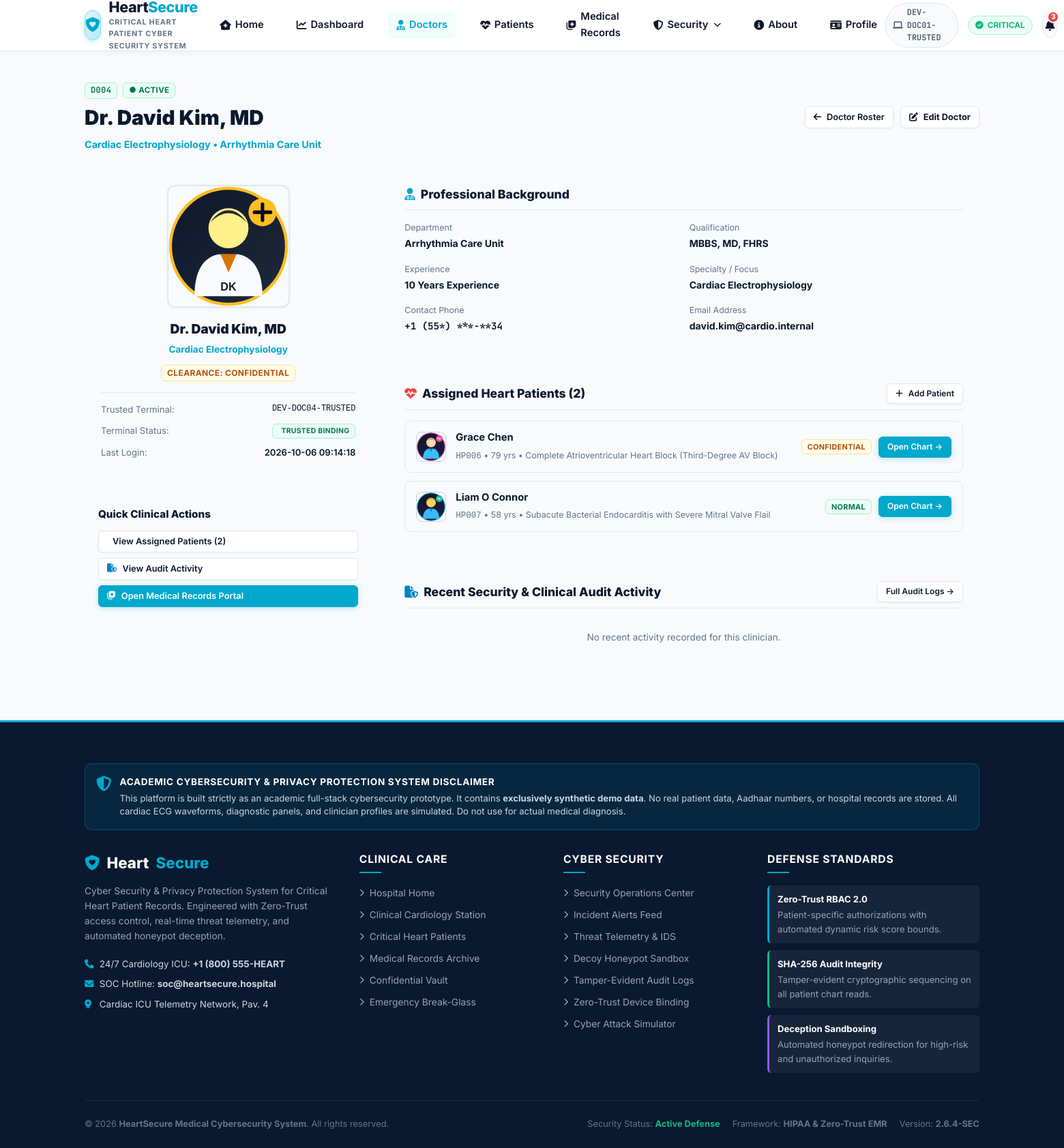
Before: /doctors/D004 with the older database file.
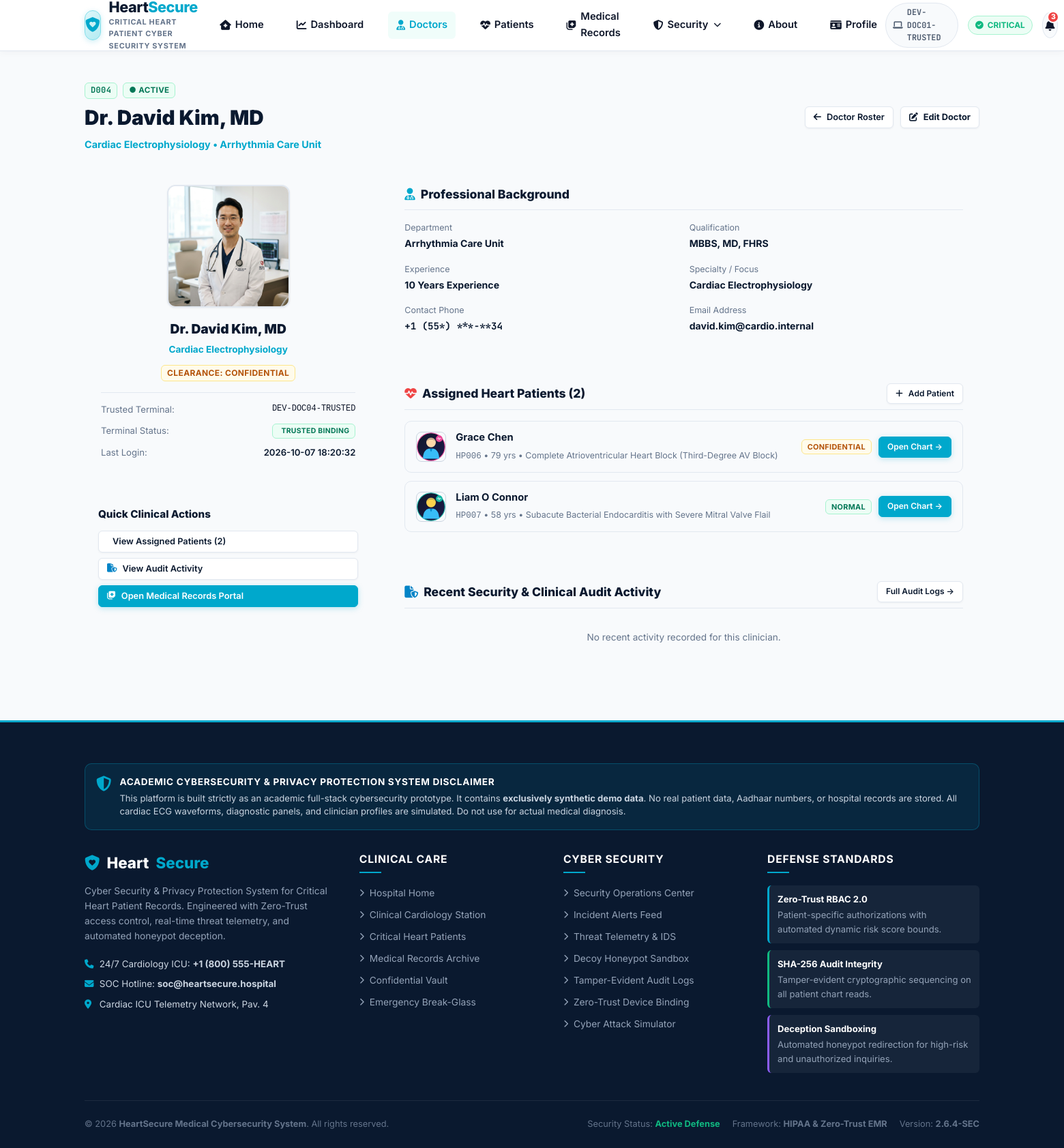
After: the same page with the newer database file.
### tables this page shows
CREATE TABLE device_status (
    id INTEGER PRIMARY KEY AUTOINCREMENT,
    device_id TEXT UNIQUE NOT NULL,
    user_id TEXT,
    device_name TEXT NOT NULL,
    device_status TEXT NOT NULL DEFAULT 'TRUSTED', -- 'TRUSTED', 'UNKNOWN'
    last_seen TIMESTAMP DEFAULT CURRENT_TIMESTAMP,
    risk_contribution INTEGER NOT NULL -- -5 for TRUSTED, +20 for UNKNOWN
);

CREATE TABLE doctors (
    id INTEGER PRIMARY KEY AUTOINCREMENT,
    doctor_id TEXT UNIQUE NOT NULL, -- e.g. 'D001', 'D002'
    user_id TEXT UNIQUE NOT NULL,
    name TEXT NOT NULL,
    profile_photo TEXT DEFAULT NULL,
    specialty TEXT NOT NULL,
    specialization TEXT,
    qualification TEXT DEFAULT 'MBBS, MD Cardiology',
    experience TEXT DEFAULT '8 Years',
    department TEXT NOT NULL,
    email TEXT,
    demo_phone TEXT DEFAULT '+1 (555) 019-2834',
    permission_level TEXT NOT NULL DEFAULT 'NORMAL', -- 'NORMAL', 'CONFIDENTIAL', 'HIGHLY_CONFIDENTIAL'
    trusted_device_id TEXT,
    status TEXT DEFAULT 'active', -- 'active', 'disabled'
    last_login TIMESTAMP DEFAULT CURRENT_TIMESTAMP,
    created_at TIMESTAMP DEFAULT CURRENT_TIMESTAMP,
    FOREIGN KEY(user_id) REFERENCES users(user_id) ON DELETE CASCADE
);

CREATE TABLE patients (
    id INTEGER PRIMARY KEY AUTOINCREMENT,
    patient_id TEXT UNIQUE NOT NULL, -- e.g. 'HP001', 'HP002'
    user_id TEXT DEFAULT NULL,
    name TEXT NOT NULL,
    profile_photo TEXT DEFAULT NULL,
    age INTEGER NOT NULL,
    blood_group TEXT NOT NULL,
    gender TEXT NOT NULL,
    assigned_doctor_id TEXT NOT NULL,
    heart_condition_category TEXT NOT NULL, -- 'STEMI', 'Ventricular Tachycardia', 'Heart Failure', etc.
    medical_history TEXT NOT NULL,
    ecg_report TEXT NOT NULL,
    echo_report TEXT NOT NULL,
    blood_test_report TEXT NOT NULL,
    current_prescriptions TEXT NOT NULL,
    email TEXT DEFAULT NULL,
    phone_number TEXT DEFAULT '+1 (555) 019-1001',
    emergency_contact TEXT NOT NULL,
    last_updated TIMESTAMP DEFAULT CURRENT_TIMESTAMP,
    record_sensitivity_level TEXT NOT NULL DEFAULT 'NORMAL', -- 'NORMAL', 'CONFIDENTIAL', 'HIGHLY_CONFIDENTIAL'
    vitals TEXT NOT NULL,
    status TEXT DEFAULT 'active', -- 'active', 'disabled'
    created_at TIMESTAMP DEFAULT CURRENT_TIMESTAMP,
    is_decoy INTEGER DEFAULT 0
);

### routes/cardioshield.py (the view)
@cardioshield_bp.route('/doctors/<doctor_id>')
def doctor_detail(doctor_id):
    doctor = UserModel.get_doctor_by_doctor_id(doctor_id)
    if not doctor:
        flash(f"Doctor {doctor_id} not found.", "danger")
        return redirect(url_for('cardioshield.doctor_list'))
    user = UserModel.get_by_user_id(session.get('user_id'))
    assigned_patients = PatientModel.get_assigned_to_doctor(doctor_id)
    recent_activity = AuditService.get_logs(limit=10, user_filter=doctor.get('user_id'))
    device_info = UserModel.get_device(f"DEV-{doctor_id}-STATION") or UserModel.get_device('DEV-DOC01-TRUSTED')
    return render_template(
        'doctor_detail.html',
        doctor=doctor,
        assigned_patients=assigned_patients,
        recent_activity=recent_activity,
        device=device_info,
        user=user
    )

### database/db.py (called while the page is built)
def get_db():
    try:
        if 'db' not in g:
            g.db = sqlite3.connect(DB_PATH, check_same_thread=False)
            g.db.row_factory = sqlite3.Row
            g.db.execute("PRAGMA foreign_keys = ON")
            ensure_schema(g.db)
        return g.db
    except RuntimeError:
        conn = sqlite3.connect(DB_PATH, check_same_thread=False)
        conn.row_factory = sqlite3.Row
        conn.execute("PRAGMA foreign_keys = ON")
        ensure_schema(conn)
        return conn

def query_db(query, args=(), one=False):
    conn = get_db()
    cur = conn.execute(query, args)
    rv = cur.fetchall()
    cur.close()
    return (dict(rv[0]) if rv else None) if one else [dict(r) for r in rv]

### models/patient.py (called while the page is built)
    @staticmethod
    def get_assigned_to_doctor(doctor_id):
        rows = query_db('''
            SELECT p.*
            FROM patients p
            JOIN doctor_patient_assignments a ON p.patient_id = a.patient_id
            WHERE a.doctor_id = ? AND a.status = 'ACTIVE'
            ORDER BY p.patient_id ASC
        ''', (doctor_id,))
        return [PatientModel._format(r) for r in rows]

### services/phone_service.py (called while the page is built)
    @staticmethod
    def get_supported_country_codes():
        return COUNTRY_CODES

### templates/doctor_detail.html (shortened to what the changed rows need)
{% extends "base.html" %}
{% block content %}
<div class="content-header" style="margin-bottom: 24px;">
    <div style="display: flex; justify-content: space-between; align-items: center; flex-wrap: wrap; gap: 14px;">
        <div>
            <div style="display: flex; align-items: center; gap: 8px; margin-bottom: 4px;">
                <span class="badge badge-low" style="font-family: var(--font-mono); font-size: 0.75rem; font-weight: 700;">
                    {{ doctor.doctor_id }}
                </span>
                <span class="badge {% if doctor.status == 'active' %}badge-low{% else %}badge-critical{% endif %}" style="font-size: 0.72rem;">
                    ● {{ doctor.status|upper }}
                </span>
            </div>
            <h1 style="font-size: 1.85rem; font-weight: 900; color: var(--navy-primary); margin: 0;">
                {{ doctor.name }}
            </h1>
            <p style="font-size: 0.9rem; color: var(--turquoise-primary); font-weight: 700; margin: 4px 0 0;">
                {{ doctor.specialization or doctor.specialty }} &bull; {{ doctor.department }}
            </p>
        </div>
    </div>
</div>
<div class="grid-3" style="gap: 24px; margin-bottom: 40px; align-items: flex-start;">
    <div>
        <div class="content-card" style="padding: 24px; text-align: center; margin-bottom: 24px;">
            <div style="width: 180px; height: 180px; margin: 0 auto 16px; border-radius: 12px; overflow: hidden; border: 2px solid #e2e8f0; background: #f8fafc; box-shadow: var(--shadow-sm);">
                <img src="{{ doctor_photo(doctor.profile_photo) }}" alt="{{ doctor.name }}" style="width: 100%; height: 100%; object-fit: cover; aspect-ratio: 1 / 1; display: block;">
            </div>
            <h3 style="font-size: 1.2rem; font-weight: 900; color: var(--navy-primary); margin-bottom: 4px;">{{ doctor.name }}</h3>
            <div style="font-size: 0.85rem; font-weight: 700; color: var(--turquoise-primary); margin-bottom: 12px;">{{ doctor.specialization or doctor.specialty }}</div>
            <div style="display: flex; justify-content: center; gap: 8px; margin-bottom: 16px;">
                <span class="badge {% if doctor.permission_level == 'HIGHLY_CONFIDENTIAL' %}badge-high{% elif doctor.permission_level == 'CONFIDENTIAL' %}badge-medium{% else %}badge-low{% endif %}">
                    Clearance: {{ doctor.permission_level }}
                </span>
            </div>
            <div style="border-top: 1px solid var(--border-light); padding-top: 14px; text-align: left; font-size: 0.82rem; display: flex; flex-direction: column; gap: 10px;">
                <div style="display: flex; justify-content: space-between;">
                    <span style="color: var(--text-muted);">Trusted Terminal:</span>
                    <code style="font-size: 0.75rem;">{{ doctor.trusted_device_id or 'DEV-DOC01-TRUSTED' }}</code>
                </div>
                <div style="display: flex; justify-content: space-between;">
                </div>
                <div style="display: flex; justify-content: space-between;">
                    <span style="color: var(--text-muted);">Last Login:</span>
                    <span style="color: var(--navy-primary); font-weight: 600;">{{ doctor.last_login or 'Active Session' }}</span>
                </div>
            </div>
        </div>
    </div>
    <div style="grid-column: span 2;">
        <div class="content-card" style="padding: 24px; margin-bottom: 24px;">
            <div style="display: grid; grid-template-columns: 1fr 1fr; gap: 16px; font-size: 0.88rem;">
                <div>
                    <span style="color: var(--text-muted); font-size: 0.78rem; display: block; margin-bottom: 2px;">Department</span>
                    <strong style="color: var(--navy-primary);">{{ doctor.department }}</strong>
                </div>
                <div>
                    <span style="color: var(--text-muted); font-size: 0.78rem; display: block; margin-bottom: 2px;">Qualification</span>
                    <strong style="color: var(--navy-primary);">{{ doctor.qualification or 'MBBS, MD Cardiology' }}</strong>
                </div>
                <div>
                    <span style="color: var(--text-muted); font-size: 0.78rem; display: block; margin-bottom: 2px;">Experience</span>
                    <strong style="color: var(--navy-primary);">{% if 'Experience' in (doctor.experience or '') %}{{ doctor.experience }}{% else %}{{ doctor.experience or '8 Years' }} Experience{% endif %}</strong>
                </div>
                <div>
                    <span style="color: var(--text-muted); font-size: 0.78rem; display: block; margin-bottom: 2px;">Specialty / Focus</span>
                    <strong style="color: var(--navy-primary);">{{ doctor.specialization or doctor.specialty }}</strong>
                </div>
                <div>
                    <span style="color: var(--text-muted); font-size: 0.78rem; display: block; margin-bottom: 2px;">Contact Phone</span>
                    <strong style="color: var(--navy-primary); font-family: var(--font-mono);">{{ mask_phone(doctor.demo_phone or '+15550192834') }}</strong>
                </div>
                <div>
                    <span style="color: var(--text-muted); font-size: 0.78rem; display: block; margin-bottom: 2px;">Email Address</span>
                    <strong style="color: var(--navy-primary);">{{ doctor.email or doctor.user_email }}</strong>
                </div>
            </div>
        </div>
        <div class="content-card" id="assigned-patients-section" style="padding: 24px; margin-bottom: 24px;">
            {% if assigned_patients %}
            <div style="display: flex; flex-direction: column; gap: 12px;">
                {% for pat in assigned_patients %}
                <div style="display: flex; justify-content: space-between; align-items: center; background: #f8fafc; border: 1px solid var(--border-light); border-radius: var(--radius-md); padding: 12px 16px;">
                    <div style="display: flex; align-items: center; gap: 14px;">
                        <img src="{{ patient_photo(pat.profile_photo) }}" alt="{{ pat.name }}" style="width: 44px; height: 44px; border-radius: 8px; object-fit: cover; aspect-ratio: 1/1; border: 1px solid #cbd5e1;">
                        <div>
                            <strong style="color: var(--navy-primary); font-size: 0.92rem; display: block;">{{ pat.name }}</strong>
                            <span style="font-size: 0.78rem; color: var(--text-muted);">
                                <code>{{ pat.patient_id }}</code> &bull; {{ pat.age }} yrs &bull; {{ pat.heart_condition_category }}
                            </span>
                        </div>
                    </div>
                    <div style="display: flex; align-items: center; gap: 10px;">
                        <span class="badge {% if pat.record_sensitivity_level == 'HIGHLY_CONFIDENTIAL' %}badge-high{% elif pat.record_sensitivity_level == 'CONFIDENTIAL' %}badge-medium{% else %}badge-low{% endif %}" style="font-size: 0.68rem;">
                            {{ pat.record_sensitivity_level }}
                        </span>
                        <a href="{{ url_for('patients.patient_detail', patient_id=pat.patient_id) }}" class="btn btn-primary btn-sm" style="font-size: 0.75rem;">
                            Open Chart &rarr;
                        </a>
                    </div>
                </div>
                {% endfor %}
            </div>
            {% else %}
            <p style="color: var(--text-muted); font-size: 0.85rem; margin: 0; text-align: center; padding: 20px 0;">
                No cardiac patients currently assigned to this doctor.
            </p>
            {% endif %}
        </div>
    </div>
</div>
{% endblock %}

### templates/base.html (shortened to what the changed rows need)
<!DOCTYPE html>
<html lang="en">
<head>
    <link rel="stylesheet" href="https://cdnjs.cloudflare.com/ajax/libs/font-awesome/6.5.1/css/all.min.css">
    <link rel="stylesheet" href="{{ url_for('static', filename='css/style.css') }}">
</head>
<body>
    <header class="hospital-navbar">
        <div class="navbar-container">
            <div class="navbar-actions">
                <div class="device-badge-pill" title="Zero-Trust Hardware Binding">
                    <i class="fa-solid fa-laptop"></i>
                    <span>{{ session_device_id }}</span>
                </div>
            </div>
        </div>
    </header>
    <main class="container">
        {% block content %}{% endblock %}
    </main>
</body>
</html>

Changed rows visible on the page:
removed doctors: doctor_id "D004", status "ACTIVE", name "Dr. David Kim, MD", specialization "Cardiac Electrophysiology", department "Arrhythmia Care Unit", profile_photo (picture), permission_level "CONFIDENTIAL", trusted_device "DEV-DOC04-TRUSTED", last_login "2026-10-06 09:14:18", qualification "MBBS, MD, FHRS", experience "10 Years", demo_phone "+1 (55*) ***-**34", email "david.kim@cardio.internal"
added doctors: doctor_id "D004", status "ACTIVE", name "Dr. David Kim, MD", specialization "Cardiac Electrophysiology", department "Arrhythmia Care Unit", profile_photo (picture), permission_level "CONFIDENTIAL", trusted_device "DEV-DOC04-TRUSTED", last_login "2026-10-07 18:20:32", qualification "MBBS, MD, FHRS", experience "10 Years", demo_phone "+1 (55*) ***-**34", email "david.kim@cardio.internal"
